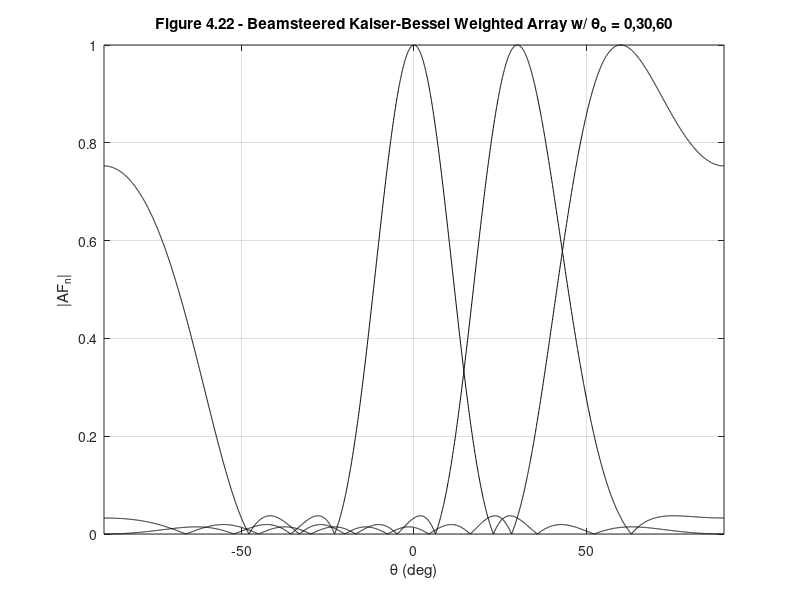

Source code (MATLAB): (Note: this script raises an error after producing the figure.)
%%%%%%%%%%%%%%%%%%%%%%%%%%%%%%%%%%%%%%%%%%%%%%%%%%%%%%%%%%%%%%
%%                                                          %%
%%  ******************************************************  %%
%%  * Smart Antennas for Wireless Applications w/ Matlab *  %%
%%  ******************************************************  %%
%%                                                          %%
%% Chapter 4: Fig 4.22                                      %%
%%                                                          %%
%% Author: Frank Gross                                      %%
%% McGraw-Hill, 2005                                        %%
%% Date:  4/24/2005                                         %%
%%                                                          %%
%% This code creates Figure 4.22, a plot of a Kaiser-bessel %%
%%     weighted ULA beamsteered to thetao = 0, 30 & 60 degs. %
%%%%%%%%%%%%%%%%%%%%%%%%%%%%%%%%%%%%%%%%%%%%%%%%%%%%%%%%%%%%%%      

%%------------------- Define Variables:---------------------%%
% N - number of array elements                               %
% d - array element spacing (wavelengths)                    %
% M - 2N total number of array elements                      %
% theta - angle (deg)                                        %
% thetao - beamsteering angle (deg)                          %
% w - kaiser-bessel array weights of length N, alpha = 3     %
% AF - array factor of N element array                       %
%%----------------------------------------------------------%%

%%----- Given Values -----%%

N = 8; d = 0.5;  M = N/2;

theta = -pi/2:.001:pi/2; thetao = [0 30 60]*pi/180;

w = kaiser(N,3);

%%----- Determine Array Factor for Even Array -----%%

for k = 1:length(thetao)
    AF = 0;
    for n = 1:M
        AF = AF + w(n+M)*cos((2*n-1)*pi*d*(sin(theta)-sin(thetao(k))));
    end
    AF = 2*(AF); AF = AF/sum(w);

%%----- Plot Results -----%%

    plot(theta*180/pi,abs(AF)/max(abs(AF)),'k')
    axis([-90 90 0 1]), grid on
    xlabel('\theta (deg)'), ylabel('|AF_n|')
    title('\bfFigure 4.22 - Beamsteered Kaiser-Bessel Weighted Array w/ \theta_o = 0,30,60')
    hold on
end
legend('0^o','30^o','60^o',2)
